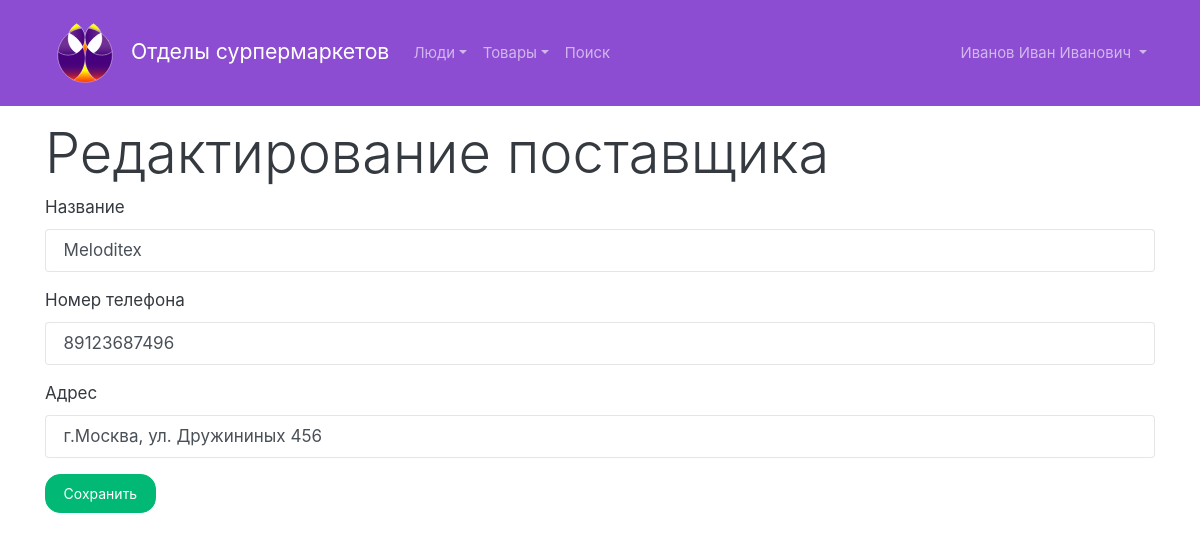
The page /edit-provider.php?id=1 (signed in) on the database its author committed.
### tables this page shows
CREATE TABLE `provider` (
	`provider_ID`	INTEGER PRIMARY KEY AUTOINCREMENT,
	`name of_the_organization`	TEXT NOT NULL,
	`contact_number`	TEXT,
	`address`	TEXT NOT NULL
);

### includes/sqlite.php (called while the page is built, shortened)
<?php
class DB
{
    private $db;
    public function __construct($dbfile = ':memory:')
    {
        $this->db = new SQLite3($dbfile);
        $this->db->createFunction('lower', 'lower');
    }
    public function exec(string $query): bool
    {
        $result = $this->db->exec($query);
        return $result;
    }
    public function query(string $query)
    {
        $result = $this->db->query($query);
        $array = array();
        while ($row = $result->fetchArray()) {
            $array[] = $row;
        }
        return $array;
    }
    public function select($table, $fields = '*', string $where = '1', $order = array(), int $limit = -1, int $offset = 0)
    {
        $_order = '';
        $countOrder = count($order);
        if ($countOrder > 0) {
            if ($countOrder == 1) {
                $_order .= '`' . $order[0] . '`';
            } else {
                $_order .= '`' . $order[0] . '` ' . $order[1];
            }
            $order = 'ORDER BY ' . $_order;
        } else {
            $order = '';
        }
        if ($limit >= 0) {
            $limit = 'LIMIT ' . $offset . ', ' . $limit;
        } else {
            $limit = '';
        }
        if (!is_array($table)) $table = array($table);
        $tables = '';
        $countTables = count($table);
        for($i = 0; $i < $countTables; $i++) {
            $tables .= '`' . $table[$i] . '`';;
        }
        $query = "SELECT $fields FROM $tables WHERE $where $order $limit;";
        $result = $this->query($query);
        return $result;
    }
    public function selectOne($table, $fields = '*', string $where = '1', $order = array(), int $offset = 0)
    {
        $result = $this->select($table, $fields, $where, $order, 1, $offset);
        return $result[0];
    }
}

### edit-provider.php (the view, shortened to what this page needs)
<?php
include "includes/header.php";
$db = new DB('db.db');
$id = (int)$_GET['id'];
$info = $db->selectOne('provider', '*', 'provider_ID=' . $id);
?>
    <main class="container">
        <h2 class="display-4">Редактирование поставщика</h2>
        <form action="" method="post">
            <div class="form-group">
                <label for="name">Название</label>
                <input type="text" class="form-control" id="name" name="name" value="<?= $info['name of_the_organization']; ?>" required>
            </div>
            <div class="form-group">
                <label for="phone">Номер телефона</label>
                <input type="text" class="form-control" id="phone" name="phone"
                       value="<?= $info['contact_number']; ?>" required>
            </div>
            <div class="form-group">
                <label for="address">Адрес</label>
                <input type="text" class="form-control" id="address" name="address" value="<?= $info['address']; ?>"
                       required>
            </div>
            <input type="submit" class="btn btn-success" value="Сохранить" name="form"/>
        </form>
    </main>
<?php
include "includes/footer.php";

### style.css (style rules this page uses)
.btn { margin-bottom: 10px; }
body { margin-top: 120px; }

### rows shown on the page
provider: name "Meloditex", phone "89123687496", address "г.Москва, ул. Дружининых 456"

### other values the page prints
$_SESSION['name'] "Иванов Иван Иванович"
